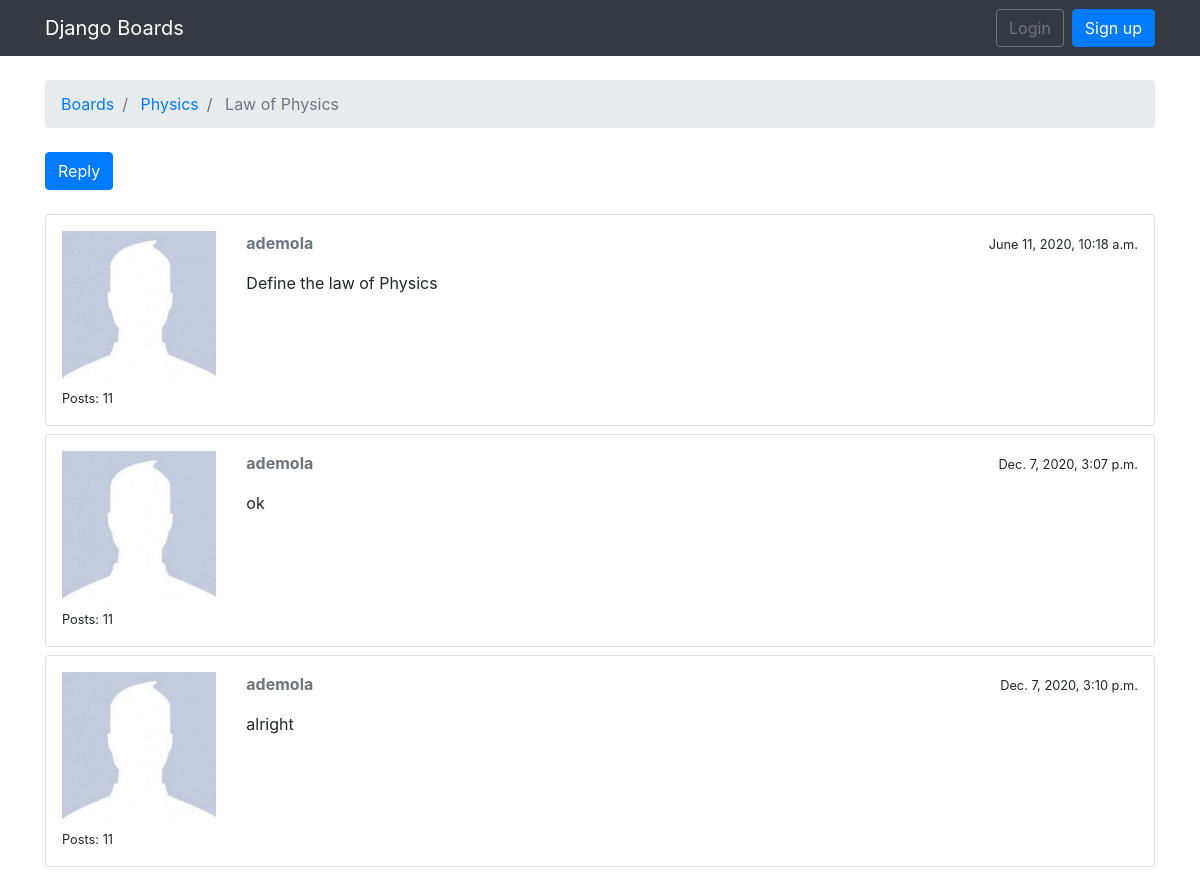
Page /boards/Physics/topics/Law of Physics/ on the committed database.
### boards/models.py (models this page shows, shortened)
class Topic(models.Model):
    subject = models.CharField(max_length=255)
    last_updated = models.DateTimeField(auto_now_add=True)
    boards = models.ForeignKey(Board,on_delete=models.CASCADE,null=True, related_name="topics")
    starter = models.ForeignKey(User,on_delete=models.CASCADE,null=True, related_name = "topics")
    views = models.PositiveIntegerField(default=0)

class Board(models.Model):
    name = models.CharField(max_length=30, unique=True)
    description = models.CharField(max_length=100)

class Post(models.Model):
    message = models.TextField(max_length=4000)
    topic = models.ForeignKey(Topic,on_delete=models.CASCADE,null=True, related_name="posts")
    created_at = models.DateTimeField(auto_now_add=True)
    update_at = models.DateTimeField(null= True)
    created_by = models.ForeignKey(User,on_delete=models.CASCADE,null= True,related_name = "posts")
    updated_by = models.ForeignKey(User,on_delete=models.CASCADE,null=True,related_name = "+")

### boards/views.py (the view)
def topic_posts(request,name,topic_subject):
    topic = get_object_or_404(Topic,boards__name=name, subject= topic_subject)
    topic.views += 1
    topic.save()
    context = {"topic":topic}
    return render(request,"boards/topic_posts.html",context)

### boards/Templates/boards/topic_posts.html (shortened to what this page needs)
{% extends 'boards/Base.html' %}
{% load static %}
{% block breadcrumb %}
<li class="breadcrumb-item active" > <a href="{% url 'home' %}">Boards</a> </li>
<li class="breadcrumb-item active" > <a href="{% url 'board_topics' topic.boards.name %}">{{ topic.boards.name}}</a> </li>
<li class="breadcrumb-item active" > {{topic.subject}} </li>
{% endblock %}
{% block content %}
<div class="mb-4">
    <a href="{% url 'reply_topic' topic.boards.name topic.subject %}" class="btn btn-primary" role="button">Reply</a>
</div>
{% for post in topic.posts.all %}
<div class="card mb-2">
    <div class="card-body p-3">
    <div class="row">
        <div class="col-2">
            <img src="{% static 'boards/img.JPG' %}" alt="{{ post.created_by.username }}" class="w-100">
            <small>
                Posts: {{ post.created_by.posts.count}}
            </small>
        </div>
        <div class="col-10">
            <div class="row mb-3">
                <div class="col-6">
                    <strong class="text-muted">
                    {{post.created_by.username}}</strong>
                </div>
                <div class="col-6 text-right">
                    <small class="text=muted">
                        {{ post.created_at}}
                    </small>
                </div>
            </div>
            {{ post.message }}
        </div>
    </div>
</div>
</div>
{% endfor %}
{% endblock %}

### rows in the picture
Topic: boards.name "Physics", subject "Law of Physics"
Post: created_by.posts.count "11", created_by.username "ademola", created_at "June 11, 2020, 10:18 a.m.", message "Define the law of Physics"
Post: created_by.posts.count "11", created_by.username "ademola", created_at "Dec. 7, 2020, 3:07 p.m.", message "ok"
Post: created_by.posts.count "11", created_by.username "ademola", created_at "Dec. 7, 2020, 3:10 p.m.", message "alright"
